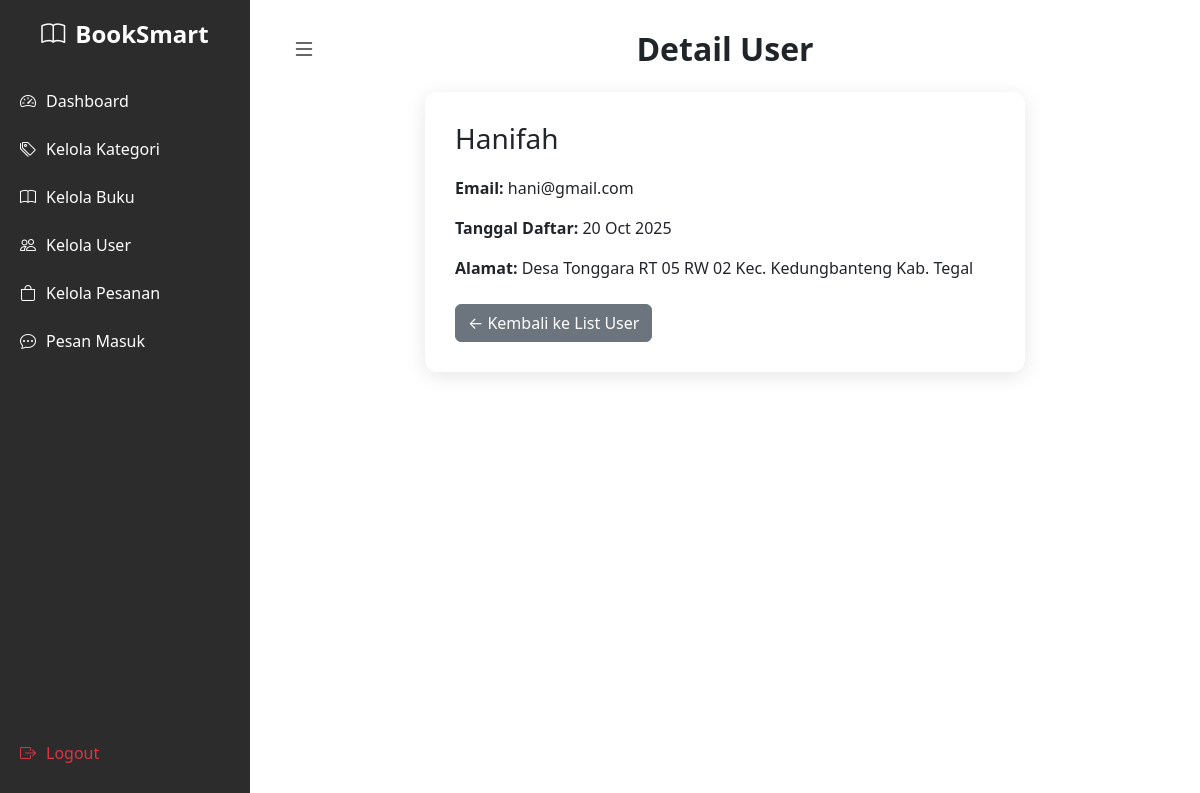
The page /admin/detail_user.php?id=1 (signed in) on the database its author committed.
### tables this page shows
CREATE TABLE `user` (
  `id_user` int(11) NOT NULL,
  `nama` varchar(100) NOT NULL,
  `email` varchar(100) NOT NULL,
  `password` varchar(255) NOT NULL,
  `tanggal_daftar` datetime NOT NULL DEFAULT current_timestamp(),
  `telepon` varchar(20) DEFAULT NULL,
  `alamat` text DEFAULT NULL,
  `foto` varchar(100) DEFAULT NULL
);

### admin/detail_user.php (the view, shortened to what this page needs)
<?php
include '../bookstore/koneksi.php';
$id_user = $_GET['id'] ?? null;
$query = mysqli_query($conn, "SELECT * FROM user WHERE id_user='$id_user'");
$user = mysqli_fetch_assoc($query);
?>
<!DOCTYPE html>
<html lang="id">
<head>
    <link href="https://cdn.jsdelivr.net/npm/bootstrap@5.3.2/dist/css/bootstrap.min.css" rel="stylesheet">
    <link href="https://cdn.jsdelivr.net/npm/bootstrap-icons@1.10.5/font/bootstrap-icons.css" rel="stylesheet">
    <link rel="stylesheet" href="../assets/style.css">
</head>
<body>
<?php include 'sidebar.php'; ?>
<div class="main-content">
    <div class="d-flex align-items-center justify-content-center position-relative mb-4">
        <button id="toggle-btn" class="btn btn-outline-secondary position-absolute start-0">
            <i class="bi bi-list"></i>
        </button>
        <h2 class="fw-bold mb-0">Detail User</h2>
    </div>
    <div class="profile-card text-start">
        <h3><?= htmlspecialchars($user['nama']); ?></h3>
        <p><strong>Email:</strong> <?= htmlspecialchars($user['email']); ?></p>
        <p><strong>Tanggal Daftar:</strong> <?= date('d M Y', strtotime($user['tanggal_daftar'])); ?></p>
        <?php if(!empty($user['alamat'])): ?>
            <p><strong>Alamat:</strong> <?= htmlspecialchars($user['alamat']); ?></p>
        <?php endif; ?>
        <div class="mt-4">
            <a href="user.php" class="btn btn-secondary">← Kembali ke List User</a>
        </div>
    </div>
</div>
</body>
</html>

### admin/detail_user.php (style rules this page uses)
.main-content { margin-left: 250px; padding: 20px; transition: margin-left 0.3s; }
.profile-card { max-width: 600px; margin: 0 auto; padding: 30px; border-radius: 12px; box-shadow: 0 4px 20px rgba(0,0,0,0.1); background-color: #fff; }
.profile-card h3 { margin-bottom: 20px; }

### admin/sidebar.php (style rules this page uses)
.main-content { margin-left: 250px; padding: 30px; transition: margin-left 0.3s ease; }
#toggle-btn { background: none; border: none; color: #2c2c2c; font-size: 24px; cursor: pointer; }

### rows shown on the page
user: nama "Hanifah", email "hani@gmail.com", tanggal_daftar "20 Oct 2025", alamat "Desa Tonggara RT 05 RW 02 Kec. Kedungbanteng Kab. Tegal"
